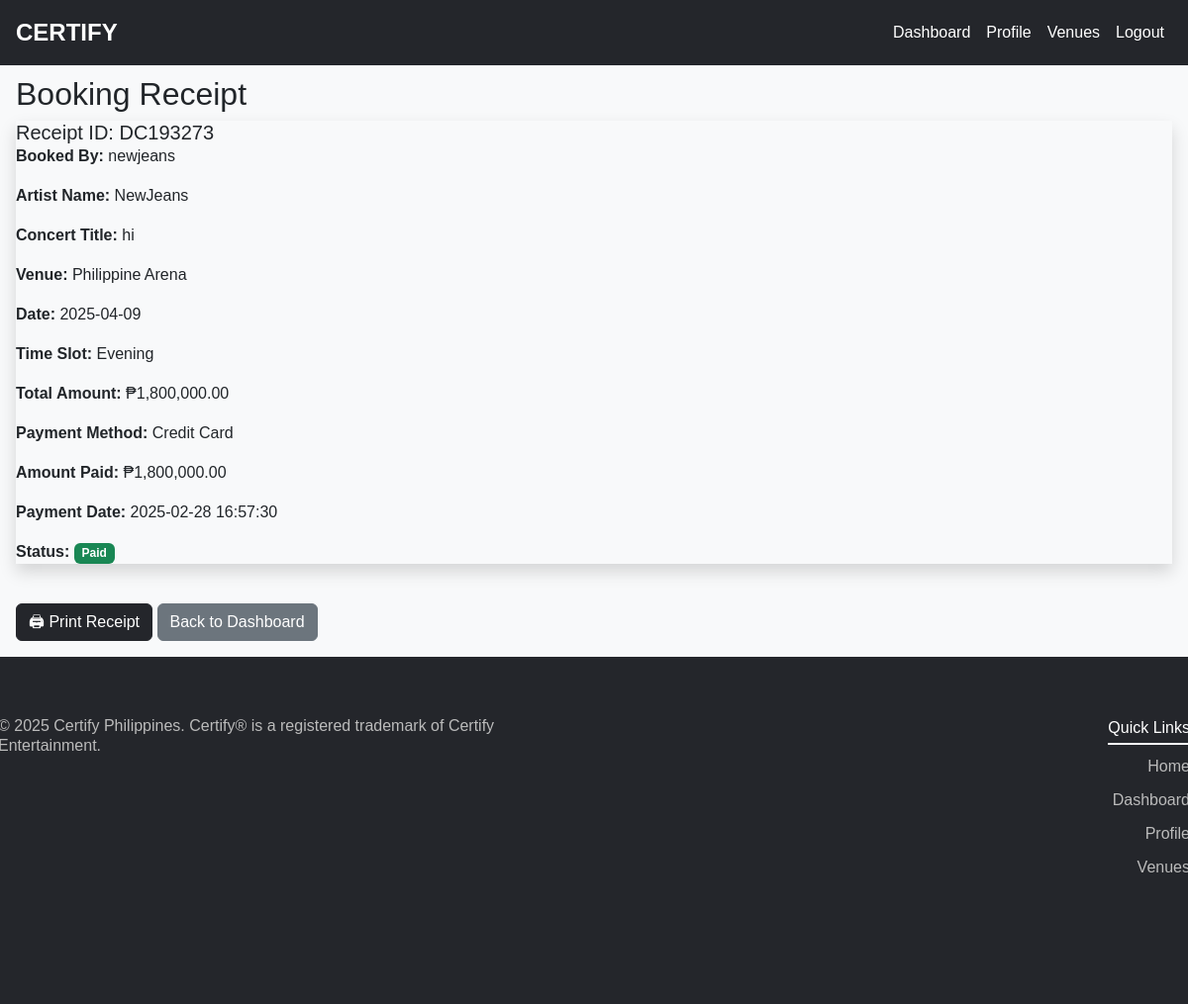
/view_receipt/13 (signed in), run on the app's committed database.
### models.py (models this page shows)
class Booking(db.Model):
    id = db.Column(db.Integer, primary_key=True)
    user_id = db.Column(db.Integer, db.ForeignKey('user.id'), nullable=False)
    venue_id = db.Column(db.Integer, db.ForeignKey('venue.id'), nullable=False)
    artist_name = db.Column(db.String(100), nullable=False)
    concert_title = db.Column(db.String(100), nullable=False)
    date = db.Column(db.Date, nullable=False)
    time_slot = db.Column(db.String(50), nullable=False)
    amount_expected = db.Column(db.Float, nullable=False)
    status = db.Column(db.String(20), default="Paid")
    receipt_id = db.Column(db.String(20), unique=True, nullable=False)
    transaction = db.relationship('Transaction', uselist=False, backref='booking')

class User(db.Model, UserMixin):
    id = db.Column(db.Integer, primary_key=True)
    agency_name = db.Column(db.String(100), nullable=False)
    username = db.Column(db.String(50), unique=True, nullable=False)
    password = db.Column(db.String(255), nullable=False)
    created_at = db.Column(db.DateTime, default=db.func.current_timestamp())
    bookings = db.relationship('Booking', backref='user', lazy=True)

class Venue(db.Model):
    id = db.Column(db.Integer, primary_key=True)
    name = db.Column(db.String(100), unique=True, nullable=False)
    location = db.Column(db.String(200), nullable=False)
    capacity = db.Column(db.Integer, nullable=False)
    morning_price = db.Column(db.Float, nullable=False)
    afternoon_price = db.Column(db.Float, nullable=False)
    evening_price = db.Column(db.Float, nullable=False)
    bookings = db.relationship('Booking', backref='venue', lazy=True)

class Transaction(db.Model):
    id = db.Column(db.Integer, primary_key=True)
    booking_id = db.Column(db.Integer, db.ForeignKey('booking.id'), nullable=False, unique=True)
    payment_method = db.Column(db.String(50), nullable=False)
    amount_paid = db.Column(db.Float, nullable=False)
    payment_date = db.Column(db.DateTime, default=db.func.current_timestamp())

### routes.py (the view)
@app.route('/view_receipt/<int:booking_id>')
@login_required
def view_receipt(booking_id):
    booking = Booking.query.get(booking_id)
    if not booking or booking.user_id != current_user.id:
        flash("Error: Unauthorized access.", "danger")
        return redirect(url_for('dashboard'))
    return render_template('receipt.html', booking=booking)

### routes.py (called while the page is built)
@login_manager.user_loader
def load_user(user_id):
    return User.query.get(int(user_id))

### templates/receipt.html (shortened to what this page needs)
{% extends 'base.html' %}
{% block content %}
<div class="ms-3 me-3 pt-4 mb-3">
<h2 class ="receipt">Booking Receipt</h2>
<div class="cardd shadow ">
    <div class="card-body">
        <h5 class="card-title">Receipt ID: {{ booking.receipt_id }}</h5>
        <p><strong>Booked By:</strong> {{ current_user.username }}</p>
        <p><strong>Artist Name:</strong> {{ booking.artist_name }}</p>
        <p><strong>Concert Title:</strong> {{ booking.concert_title }}</p>
        <p><strong>Venue:</strong> {{ booking.venue.name }}</p>
        <p><strong>Date:</strong> {{ booking.date }}</p>
        <p><strong>Time Slot:</strong> {{ booking.time_slot }}</p>
        <p><strong>Total Amount:</strong> ₱{{ "{:,.2f}".format(booking.amount_expected) }}</p>
        <p><strong>Payment Method:</strong> {{ booking.transaction.payment_method }}</p>
        <p><strong>Amount Paid:</strong> ₱{{ "{:,.2f}".format(booking.transaction.amount_paid) }}</p>
        <p><strong>Payment Date:</strong> {{ booking.transaction.payment_date.strftime('%Y-%m-%d %H:%M:%S') }}</p>
        <p><strong>Status:</strong> <span class="badge bg-success">{{ booking.status }}</span></p>
    </div>
</div>
<br>
<button onclick="window.print()" class="btn btn-primary">🖨 Print Receipt</button>
<a href="{{ url_for('dashboard') }}" class="btn btn-secondary">Back to Dashboard</a>
</div>
{% endblock %}

### templates/base.html (shortened to what this page needs)
<!DOCTYPE html>
<html lang="en">
<head>
    <link rel="stylesheet" href="https://cdn.jsdelivr.net/npm/bootstrap@5.3.0/dist/css/bootstrap.min.css">
    <link rel="stylesheet" href="{{ url_for('static', filename='css/styles.css') }}">
</head>
<body>
    <nav class="navbar navbar-expand-lg fixed-top navbar-light px-3" id="mainNavbar">
        <a class="navbar-brand" href="{{ url_for('home') }}">CERTIFY</a>
        <div class="collapse navbar-collapse justify-content-end" id="navbarNav">
            <ul class="navbar-nav">
                {% if current_user.is_authenticated %}
                    <li class="nav-item"><a class="nav-link" href="{{ url_for('dashboard') }}">Dashboard</a></li>
                    <li class="nav-item"><a class="nav-link" href="{{ url_for('profile') }}">Profile</a></li>
                    <li class="nav-item"><a class="nav-link" href="{{ url_for('venues') }}">Venues</a></li>
                    <li class="nav-item"><a class="nav-link" href="{{ url_for('logout') }}">Logout</a></li>
                {% else %}
                    <li class="nav-item"><a class="nav-link" href="{{ url_for('login') }}">Login</a></li>
                {% endif %}
            </ul>
        </div>
    </nav>
    <div class="ms-1 me-1 mt-5 pt-1">
    </div>
    <div class="content-wrapper">
        <div class="container">
            {% block content %}{% endblock %}
        </div>
    </div>
<footer class="footer">
    <div class="contain">
        <div class="row">
            <div class="footer-col text-left">
                <h4>© 2025 Certify Philippines. Certify® is a registered trademark of Certify Entertainment.</h4>
            </div>
            <div class="footer-col links-right">
                <h4>Quick Links</h4>
                <ul>
                    <li><a href="{{ url_for('home') }}">Home</a></li>
                    <li><a href="{{ url_for('dashboard') }}">Dashboard</a></li>
                    <li><a href="{{ url_for('profile') }}">Profile</a></li>
                    <li><a href="{{ url_for('venues') }}">Venues</a></li>
                </ul>
            </div>
        </div>
    </div>
</footer>
</body>
</html>

### static/css/styles.css (style rules this page uses)
html, body { margin: 0; padding: 0; overflow-x: hidden; }
body { background-color: #f8f9fa; font-family: 'Arial', sans-serif; padding: 0px 0px }
.content-wrapper { margin: 0 !important; padding: 0 !important; width: 100%; }
.container { max-width: 100% !important; width: 100% !important; margin: 0 !important; padding: 0 !important; }
#mainNavbar { position: fixed; top: 0; width: 100%; background: transparent; z-index: 10; }
.navbar { width: 100%; padding: 10px 0; background-color: rgb(36, 38, 43) !important; transition: background-color 0.3s ease-in-out, color 0.3s ease-in-out; }
.navbar .navbar-brand, .navbar .nav-link { color: white !important; transition: color 0.3s ease-in-out; }
.navbar-brand { font-size: 24px; font-weight: bold; }
.btn-primary { background-color: #24262b; border-color: #24262b; }
.footer { background-color: rgb(36, 38, 43); padding: 50px 0; display: flex; justify-content: center; }
.footer .contain { max-width: 1250px; margin: auto; width: 100%; }
.footer .row { display: flex; justify-content: space-between; align-items: flex-start; flex-wrap: wrap; }
.footer-col { width: 50%; text-align: left; padding: 10px; }
.contain { max-width: 1250px; margin: auto; width: 100%; }
.row { display: flex; justify-content: space-between; align-items: flex-start; flex-wrap: wrap; }
.text-left { width: 50%; text-align: left; }
.text-left h4 { font-size: 16px; color: #bbbbbb; margin: 0; padding-right: 20px; }
.links-right { width: 50%; text-align: right; }
.links-right h4 { font-size: 16px; color: #ffffff; margin-bottom: 10px; display: inline-block; position: relative; }
.links-right h4::after { content: ""; display: block; width: 100%; height: 2px; background-color: white; margin-top: 5px; }
.links-right ul { list-style: none; padding: 0; }
.links-right ul li { margin-bottom: 10px; }
.links-right ul li a { font-size: 16px; color: #bbbbbb; text-decoration: none; transition: color 0.3s ease; }
.shadow { box-shadow: 0 4px 8px rgba(0, 0, 0, 0.1); }
.container { max-width: 1200px; }
.row { margin-bottom: 50px; }

### data on the page
Booking: receipt_id "DC193273", artist_name "NewJeans", concert_title "hi", date "2025-04-09", time_slot "Evening", amount_expected "1,800,000.00", status "Paid"
User: username "newjeans"
Venue: venue.name "Philippine Arena"
Transaction: transaction.payment_method "Credit Card", transaction.amount_paid "1,800,000.00", transaction.payment_date "2025-02-28 16:57:30"
